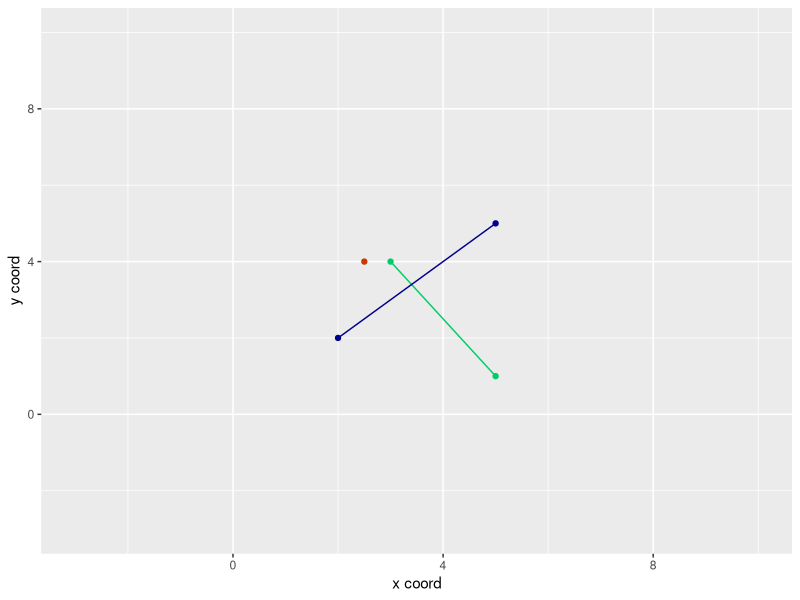
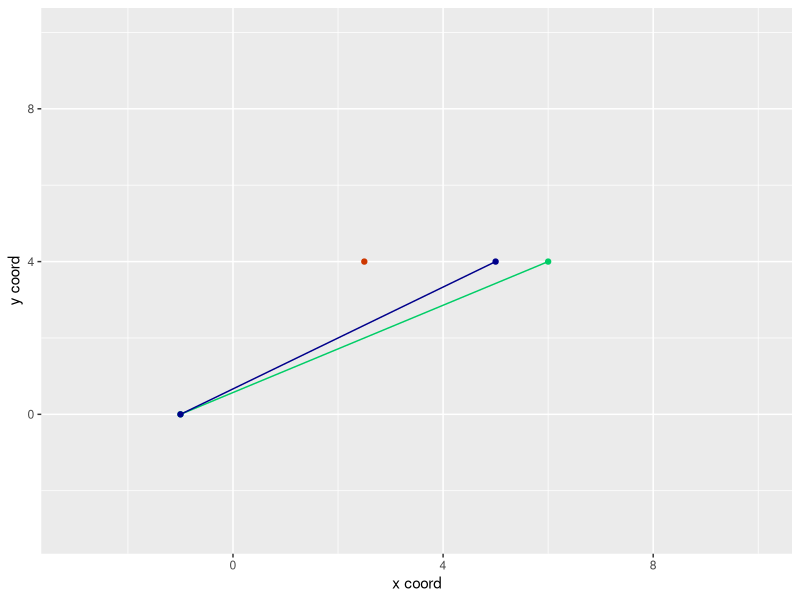
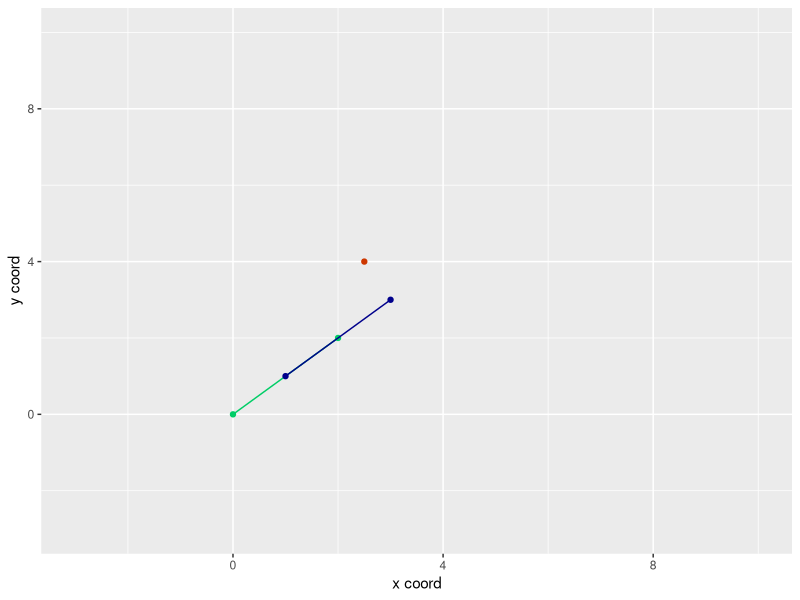
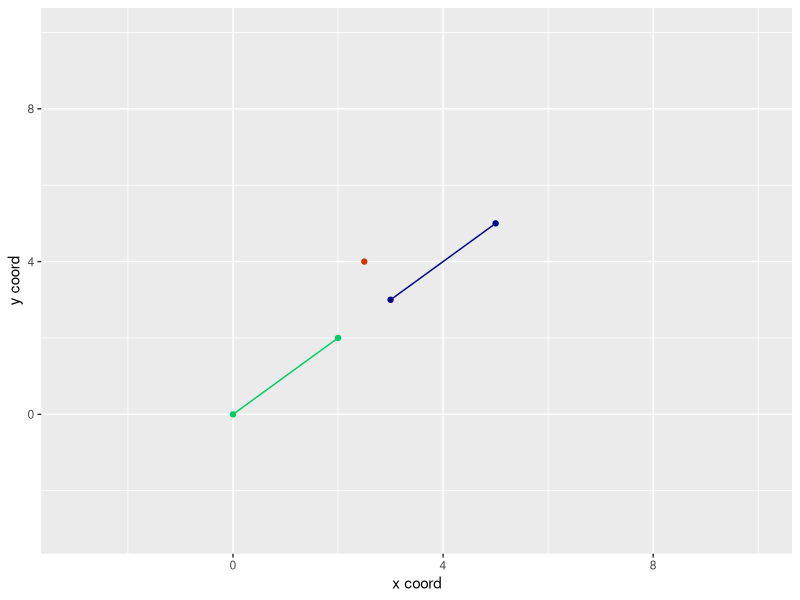
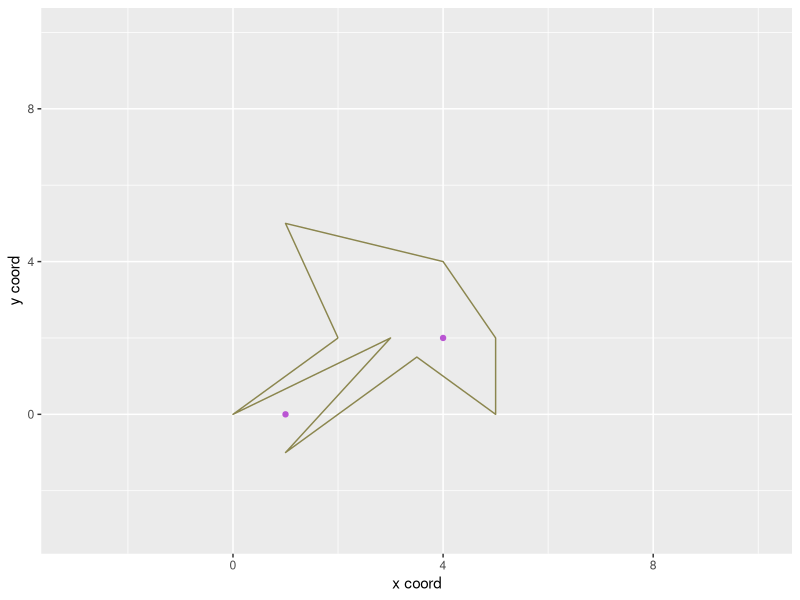

The R source for these figures, in order:
setwd("~/wrk/algo/point-in-polygon/")
rm(list = ls())
library(ggplot2)
library(purrr)

# 2d vector cross product function
cross = function(a, b) {
  ## positive = b turns left if placed from head of a
  ## zero     = b does not turn, its same angle as a
  ## negative = b turns right if placed from head of a
  a[[1]] * b[[2]] - a[[2]] * b[[1]]
}

# determine if a point is on left of a line
is_on_left = function(p,s1,s2) {
  if (cross(p-s1,p-s2) > 0) return(TRUE) 
  return(FALSE)
}

# determine if a point is on right of a line
is_on_right = function(p,s1,s2) {
  if (cross(p-s1,p-s2) < 0) return(TRUE) 
  return(FALSE)
}

two.segment.intersect = function(a, b,c,d) {
  ## line segment intersection test
  # The two segments are a-b and c-d
  # Case 1: two segments lie on same line and intersect infinitely many points
  # Case 2: segments have a common vertex that is the only intersection points
  # Case 3: there is one intersection point that is not a vertex of
  #         any line segment
  stopifnot(length(a) == length(b) && length(b)== length(c) 
            && length(c) == length(d) && length(a) == 2)
  case1 = FALSE
  case2 = FALSE
  case3 = FALSE
  EPSILON = 1e-9
  # Case 1 - both line segments fall on same line and overlap
  # do vec cross product
  # sort points by x and y
  # check if other segment's point occurs before second point
  # of first segment
  if (abs(cross(b-a, d-c)) < EPSILON) {
    # sort pts
    pts = rbind(a,b,c,d) 
    pts = data.frame(pts)
    colnames(pts) = c("x","y")
    pts = pts[order(pts$y, decreasing = TRUE), ]
    pts = pts[order(pts$x, decreasing = TRUE), ]
    # check if either first two points or last two points
    # equal the points of one of the line segments
    # @NOTE: this == should be fine since we are doing equality of 
    # a float with itself, not a float with a different float 
    seg1 = rbind(a,b)
    check1 = sum(seg1 == pts[3:4,]) == 4 || sum(seg1 == pts[1:2,]) == 4
    # check if either first two points or last two points
    # equal the points of one of the line segments *in reversed order* 
    seg1 = rbind(b,a)
    check2 = sum(seg1 == pts[3:4,]) == 4 || sum(seg1 == pts[1:2,]) == 4
    if (check1 || check2 == TRUE) {
      print("case1 intersect not detected")
    } else {
      print("case1 (overlapping segments w/ same angle) intersect detected")
    }
  } else {
      print("case1 intersect not detected")
    }
  # Case 2: line segments have a common vertex that is
  # the only intersection point
  # check if a == c, a == d, b == c, or b == d
  if (sum(a == c) == 2 || sum(a == d) == 2 || sum(b == c) == 2 || sum(b == d) == 2) {
    print("case2 (shared vertex) intersect detected")
  } else {
    print("case2 intersect not detected")
  }  
  # Case 3: a--b and c--d intersect at exactly one 
  # non-vertex point 
  # a and b are on diff sides of line c--d. also points c and d are on 
  # diff sides of a line through a--b.
  check1 = (is_on_left(a, c, d) && is_on_right(b, c, d)) ||  
           (is_on_left(b, c, d) && is_on_right(a, c, d))
  check2 = (is_on_left(c, a, b) && is_on_right(d, a, b)) ||  
           (is_on_left(d, a, b) && is_on_right(c, a, b))
  if (check1 && check2) {
    print("case3 non-vertex intersect at single point")
  } else {
    print("case3 intersect not detected") 
  }
}

#######################################
# Visualize functions 
#######################################
visualize.segments = function(xsegs1, ysegs1, xsegs2, ysegs2,xlonepoint,ylonepoint) {
df1 = cbind(xsegs1, ysegs1) %>% data.frame
df2 = cbind(xsegs2, ysegs2) %>% data.frame
df3 = c(xlonepoint,ylonepoint) %>% t %>% data.frame
colnames(df3) = c("xlonepoint","ylonepoint")
ptcol = c("1" = "springgreen3", "2" = "blue4", "3" = "orangered3")
ggplot() +
  xlim(c(-3, 10)) +
  ylim(c(-3, 10)) +
  layer(
    data = df1,
    mapping = aes(x = xsegs1, y = ysegs1, color = "1"),
    stat = "identity",
    position = "identity",
    geom = "path"
  ) + geom_point(aes(x = xsegs1, y = ysegs1, color = "1")) +
  geom_point(aes(x = xlonepoint, y = ylonepoint, color = "3")) +
  layer(
    data = df2,
    stat = "identity",
    position = "identity",
    geom = "path",
    mapping = aes(x = xsegs2, y = ysegs2, color = "2"),
  ) + geom_point(aes(x = xsegs2, y = ysegs2, color = "2")) +
  theme(legend.position = "none") +
  xlab("x coord") + ylab("y coord") +
  scale_color_manual(values = ptcol) 
}

# visualize polygon and several points
# polydf is a data.frame of points with x in the first col and y in the second
# pts is a list of 2-vectors with each point given as (x,y)
visualize.poly = function(polydf, pts) {
  stopifnot(pts %>% class == "list")
  stopifnot(length(pts[[1]])==2)
  # change pts data into a data.frame in the right format for ggplot
  pts = data.frame(pts %>% data.frame %>% t)
  colnames(pts) = c("x","y")
  ptcol = c("1" = "springgreen3", "2" = "blue4", 
            "3" = "orangered3", "4" = "mediumorchid",
            "5" = "khaki4")
  ggplot() +
    xlim(c(-3, 10)) +
    ylim(c(-3, 10)) +
    layer(
      data = polydf, 
      mapping = aes(x = xs, y =ys, color = "5"),
      stat = "identity",
      position = "identity",
      geom = "path"
    ) +
    scale_color_manual(values = ptcol) +
    layer(
      data = pts,
      mapping = aes(x = x, y = y, color = "4"),
      stat = "identity",
      position = "identity",
      geom = "point"
    ) +
    theme(legend.position = "none") +
    xlab("x coord") + ylab("y coord")
}
#########################################
# which side of blue line is red 
# point on
#########################################
xsegs1 = c(3, 5)
ysegs1 = c(4, 1)
xsegs2 = c(2, 5)
ysegs2 = c(2, 5)
xlonepoint = c(2.5)
ylonepoint = c(4)
p = c(xlonepoint,ylonepoint)
s1 = c(xsegs2[[1]],ysegs2[[1]])
s2 = c(xsegs2[[2]],ysegs2[[2]])
visualize.segments(xsegs1,ysegs1,xsegs2,ysegs2,xlonepoint,ylonepoint)
cat("Demo1: is_on_left(p,s1,s2)\nexpected = TRUE")
cat("result =", is_on_left(p,s1,s2), "\n")
cat("Demo2: is_on_right(p,s1,s2)\nexpected = FALSE")
cat("result =", is_on_right(p,s1,s2), "\n")

########################################
# intersection test - non-vertex intersect
########################################
a = c(xsegs2[[1]],ysegs2[[1]])
b = c(xsegs2[[2]],ysegs2[[2]])
c = c(xsegs1[[1]],ysegs1[[1]])
d = c(xsegs1[[2]],ysegs1[[2]])
two.segment.intersect(a,b,c,d)

########################################
# intersection test - shared vertex 
########################################
xsegs1 = c(-1,6)
ysegs1 = c(0, 4)
xsegs2 = c(-1, 5)
ysegs2 = c(0, 4)
a = c(xsegs2[[1]],ysegs2[[1]])
b = c(xsegs2[[2]],ysegs2[[2]])
c = c(xsegs1[[1]],ysegs1[[1]])
d = c(xsegs1[[2]],ysegs1[[2]])
visualize.segments(xsegs1,ysegs1,xsegs2,ysegs2,xlonepoint,ylonepoint)
two.segment.intersect(a,b,c,d)

########################################
# intersection test  - overlapping, same angle 
########################################
xsegs1 = c(0,2)
ysegs1 = c(0,2)
xsegs2 = c(1, 3)
ysegs2 = c(1, 3)
a = c(xsegs2[[1]],ysegs2[[1]])
b = c(xsegs2[[2]],ysegs2[[2]])
c = c(xsegs1[[1]],ysegs1[[1]])
d = c(xsegs1[[2]],ysegs1[[2]])
visualize.segments(xsegs1,ysegs1,xsegs2,ysegs2,xlonepoint,ylonepoint)
two.segment.intersect(a,b,c,d)

########################################
# intersection test - non overlapping, same angle
########################################
xsegs1 = c(0,2)
ysegs1 = c(0,2)
xsegs2 = c(3, 5)
ysegs2 = c(3, 5)
a = c(xsegs2[[1]],ysegs2[[1]])
b = c(xsegs2[[2]],ysegs2[[2]])
c = c(xsegs1[[1]],ysegs1[[1]])
d = c(xsegs1[[2]],ysegs1[[2]])
visualize.segments(xsegs1,ysegs1,xsegs2,ysegs2,xlonepoint,ylonepoint)
two.segment.intersect(a,b,c,d)


########################################
# Point inside polygon
########################################
xs = strsplit("2 1 4 5 5 3.5 +1 3 0 2", ' ') %>% unlist %>% as.double
ys = strsplit("2 5 4 2 0 1.5 -1 2 0 2", ' ') %>% unlist %>% as.double
polydf = data.frame(cbind(xs,ys))
# test points constructed as xy 
p1 = c(4,2) 
p2 = c(1,0)
visualize.poly(polydf, list(p1,p2))

